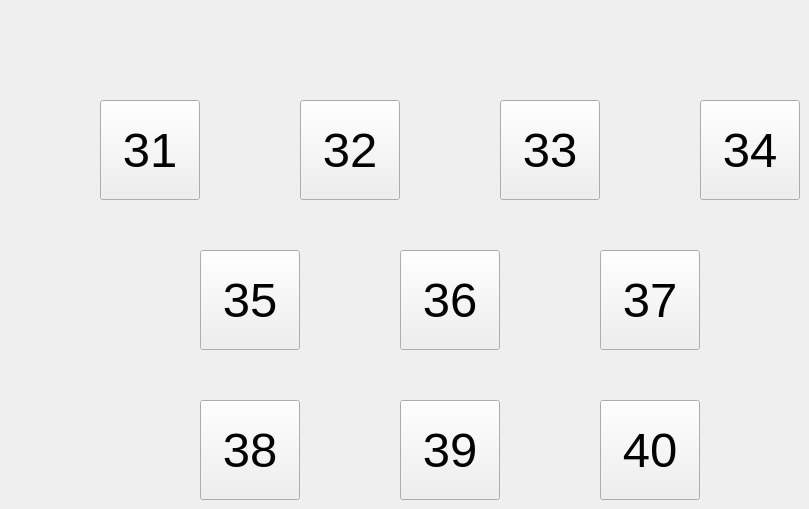
   <widget class="QWidget" name="page_4">
    <widget class="QPushButton" name="Pigsty_32">
     <property name="geometry">
      <rect>
       <x>300</x>
       <y>100</y>
       <width>100</width>
       <height>100</height>
      </rect>
     </property>
     <property name="font">
      <font>
       <pointsize>37</pointsize>
      </font>
     </property>
     <property name="text">
      <string>32</string>
     </property>
    </widget>
    <widget class="QPushButton" name="Pigsty_34">
     <property name="geometry">
      <rect>
       <x>700</x>
       <y>100</y>
       <width>100</width>
       <height>100</height>
      </rect>
     </property>
     <property name="font">
      <font>
       <pointsize>37</pointsize>
      </font>
     </property>
     <property name="text">
      <string>34</string>
     </property>
    </widget>
    <widget class="QPushButton" name="Pigsty_33">
     <property name="geometry">
      <rect>
       <x>500</x>
       <y>100</y>
       <width>100</width>
       <height>100</height>
      </rect>
     </property>
     <property name="font">
      <font>
       <pointsize>37</pointsize>
      </font>
     </property>
     <property name="text">
      <string>33</string>
     </property>
    </widget>
    <widget class="QPushButton" name="Pigsty_37">
     <property name="geometry">
      <rect>
       <x>600</x>
       <y>250</y>
       <width>100</width>
       <height>100</height>
      </rect>
     </property>
     <property name="font">
      <font>
       <pointsize>37</pointsize>
      </font>
     </property>
     <property name="text">
      <string>37</string>
     </property>
    </widget>
    <widget class="QPushButton" name="Pigsty_31">
     <property name="geometry">
      <rect>
       <x>100</x>
       <y>100</y>
       <width>100</width>
       <height>100</height>
      </rect>
     </property>
     <property name="font">
      <font>
       <pointsize>37</pointsize>
      </font>
     </property>
     <property name="text">
      <string>31</string>
     </property>
    </widget>
    <widget class="QPushButton" name="Pigsty_35">
     <property name="geometry">
      <rect>
       <x>200</x>
       <y>250</y>
       <width>100</width>
       <height>100</height>
      </rect>
     </property>
     <property name="font">
      <font>
       <pointsize>37</pointsize>
      </font>
     </property>
     <property name="text">
      <string>35</string>
     </property>
    </widget>
    <widget class="QPushButton" name="Pigsty_38">
     <property name="geometry">
      <rect>
       <x>200</x>
       <y>400</y>
       <width>100</width>
       <height>100</height>
      </rect>
     </property>
     <property name="font">
      <font>
       <pointsize>37</pointsize>
      </font>
     </property>
     <property name="text">
      <string>38</string>
     </property>
    </widget>
    <widget class="QPushButton" name="Pigsty_39">
     <property name="geometry">
      <rect>
       <x>400</x>
       <y>400</y>
       <width>100</width>
       <height>100</height>
      </rect>
     </property>
     <property name="font">
      <font>
       <pointsize>37</pointsize>
      </font>
     </property>
     <property name="text">
      <string>39</string>
     </property>
    </widget>
    <widget class="QPushButton" name="Pigsty_36">
     <property name="geometry">
      <rect>
       <x>400</x>
       <y>250</y>
       <width>100</width>
       <height>100</height>
      </rect>
     </property>
     <property name="font">
      <font>
       <pointsize>37</pointsize>
      </font>
     </property>
     <property name="text">
      <string>36</string>
     </property>
    </widget>
    <widget class="QPushButton" name="Pigsty_40">
     <property name="geometry">
      <rect>
       <x>600</x>
       <y>400</y>
       <width>100</width>
       <height>100</height>
      </rect>
     </property>
     <property name="font">
      <font>
       <pointsize>37</pointsize>
      </font>
     </property>
     <property name="text">
      <string>40</string>
     </property>
    </widget>
   </widget>
